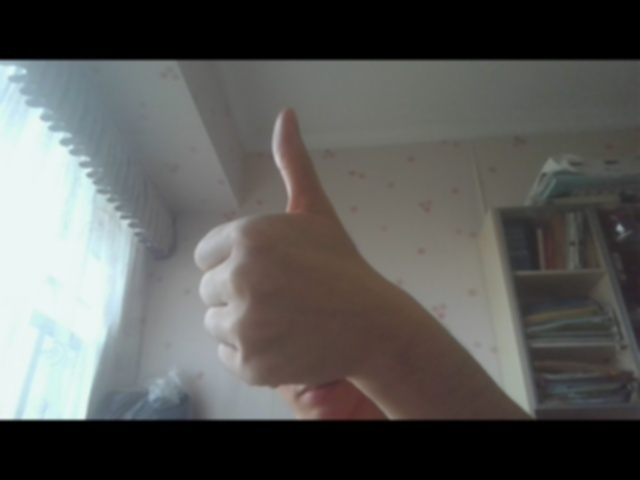
#> input picture New_5_1.5_205.jpg01.jpg, 640 x 480 px
$ python -i getdata.py   (imports and definitions only)
#> lines starting #> are read from the running program, lines starting #| are printed output that depends on the picture; after the words box and inside, x2 and y2 are one past the last pixel; in counts of white or black regions, pixels touching at a corner belong together
#> further down, picture is the input picture: shape (480, 640, 3); mean B, G, R 88.3, 90.6, 90.3
import cv2 as cv
import time
import numpy as np
import os

imageCnt = 0
x0 = 100
y0 = 100
width = 300
height = 300
MIN_DESCRIPTOR = 32
imageSaveSwitch = False

# [4 lines left out: function getRoi, not called in this run]

def getSkin(frame):
    # tmp = cv.cvtColor(frame, cv.COLOR_GRAY2BGR)
    # frame = cv.cvtColor(tmp, cv.COLOR_BGR2YCR_CB)
    # print('frame.shape: {}'.format(frame.shape))
    ycrcb = cv.cvtColor(frame, cv.COLOR_BGR2YCR_CB)
#> ycrcb: shape (480, 640, 3); mean of channels 0, 1, 2 90.2, 128, 126.9
    y, cr, cb = cv.split(ycrcb)
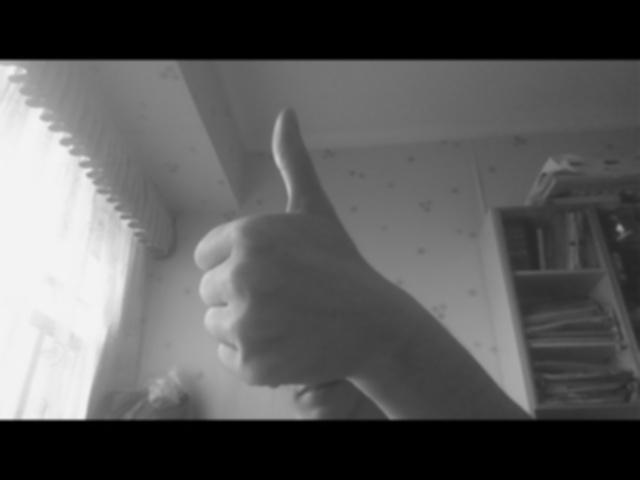
#> y: shape (480, 640); min 0, max 244, mean 90.2
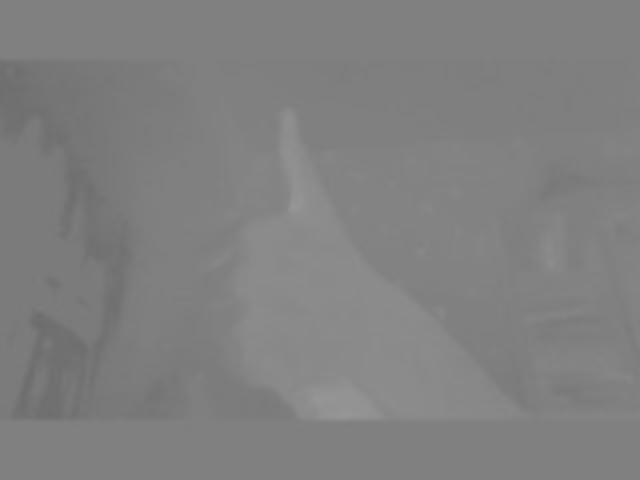
#> cr: shape (480, 640); min 108, max 150, mean 128
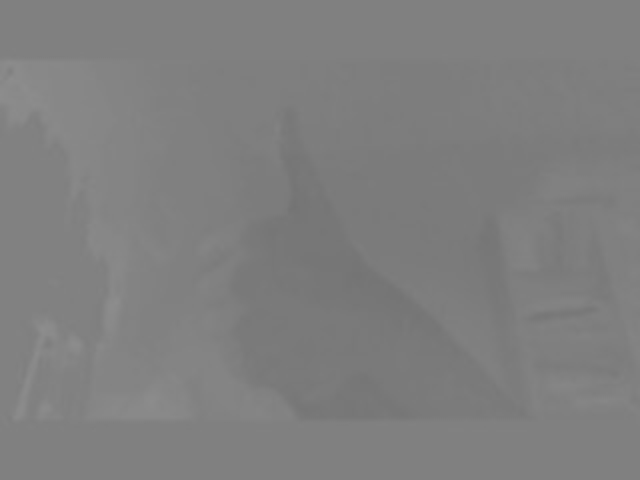
#> cb: shape (480, 640); min 115, max 141, mean 126.9
    cr_ = cv.GaussianBlur(cr, (5, 5), 0) # 高斯模糊
    _, skin = cv.threshold(cr_, 0, 255, cv.THRESH_BINARY | cv.THRESH_OTSU) # otsu二值化
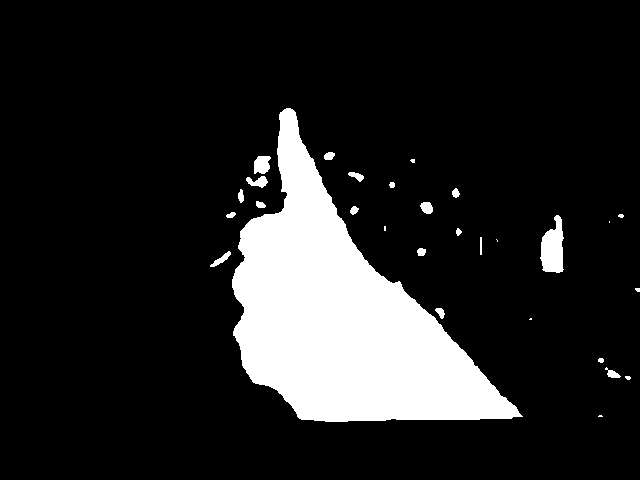
#> skin: shape (480, 640); 14% white; 29 white regions (9 under 20 px), largest, box (x1, y1, x2, y2) and area: (232, 108, 523, 422) 40681, (540, 215, 564, 273) 966, (254, 156, 271, 174) 249
    ret = cv.bitwise_and(frame, frame, mask=skin)
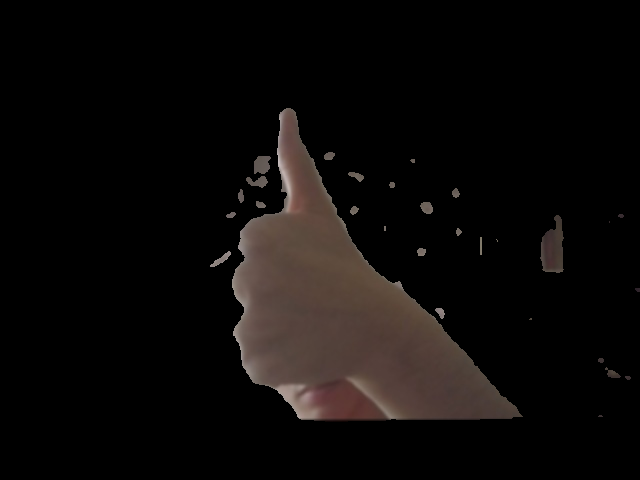
#> ret: shape (480, 640, 3); mean B, G, R 9.4, 10.4, 13.1
    return ret

# [43 lines left out: functions findContour, trucate, reconstruct, fourier, not called in this run]


def debug(name, frame):
    cv.imshow(name, frame)

imageMaxiCnt = 300
curImageCnt = 0
imageCnt = 0

# [9 lines left out: function saveSample, not called in this run]

# [2 lines not run here, left out]
subtractor = cv.createBackgroundSubtractorKNN(detectShadows=True)

# [1 line not run here, left out]
# [1 line that did not run here, left out]
# [29 lines not run here, left out]

>>> import cv2
>>> picture = cv2.imread('New_5_1.5_205.jpg01.jpg')
>>> result = getSkin(picture)

$ run again, on New_5_1.5_60.jpg
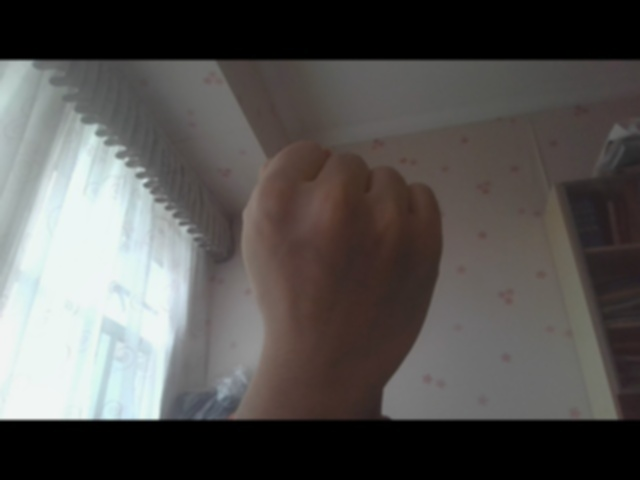
#> input picture New_5_1.5_60.jpg, 640 x 480 px
#> picture is the input picture: shape (480, 640, 3); mean B, G, R 82.4, 84.3, 86.5
#> ycrcb: shape (480, 640, 3); mean of channels 0, 1, 2 84.7, 129.3, 126.7
#> in getSkin, `_, skin = cv.threshold(cr_, 0, 255, cv.THRESH_BINARY | cv.THRESH_OTSU)`:
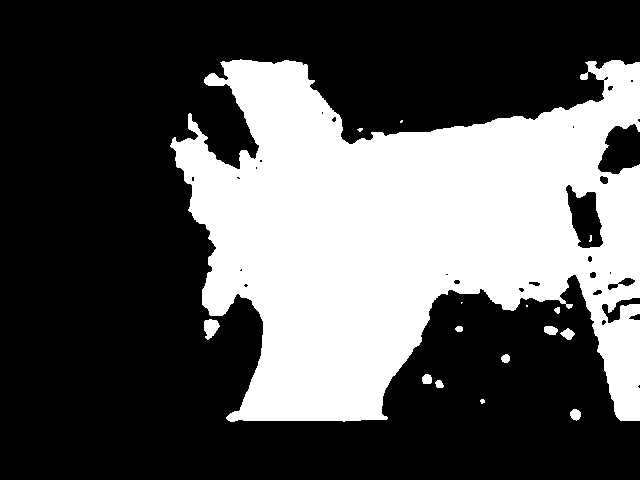
#> skin: shape (480, 640); 34.2% white; 16 white regions (6 under 20 px), largest, box (x1, y1, x2, y2) and area: (170, 59, 640, 422) 104340, (204, 319, 220, 340) 225, (560, 328, 575, 340) 105
#> in getSkin, `ret = cv.bitwise_and(frame, frame, mask=skin)`:
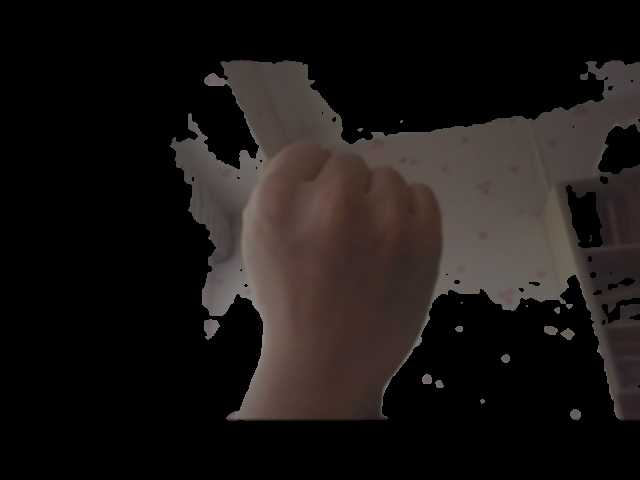
#> ret: shape (480, 640, 3); mean B, G, R 21.3, 22.9, 27.2
